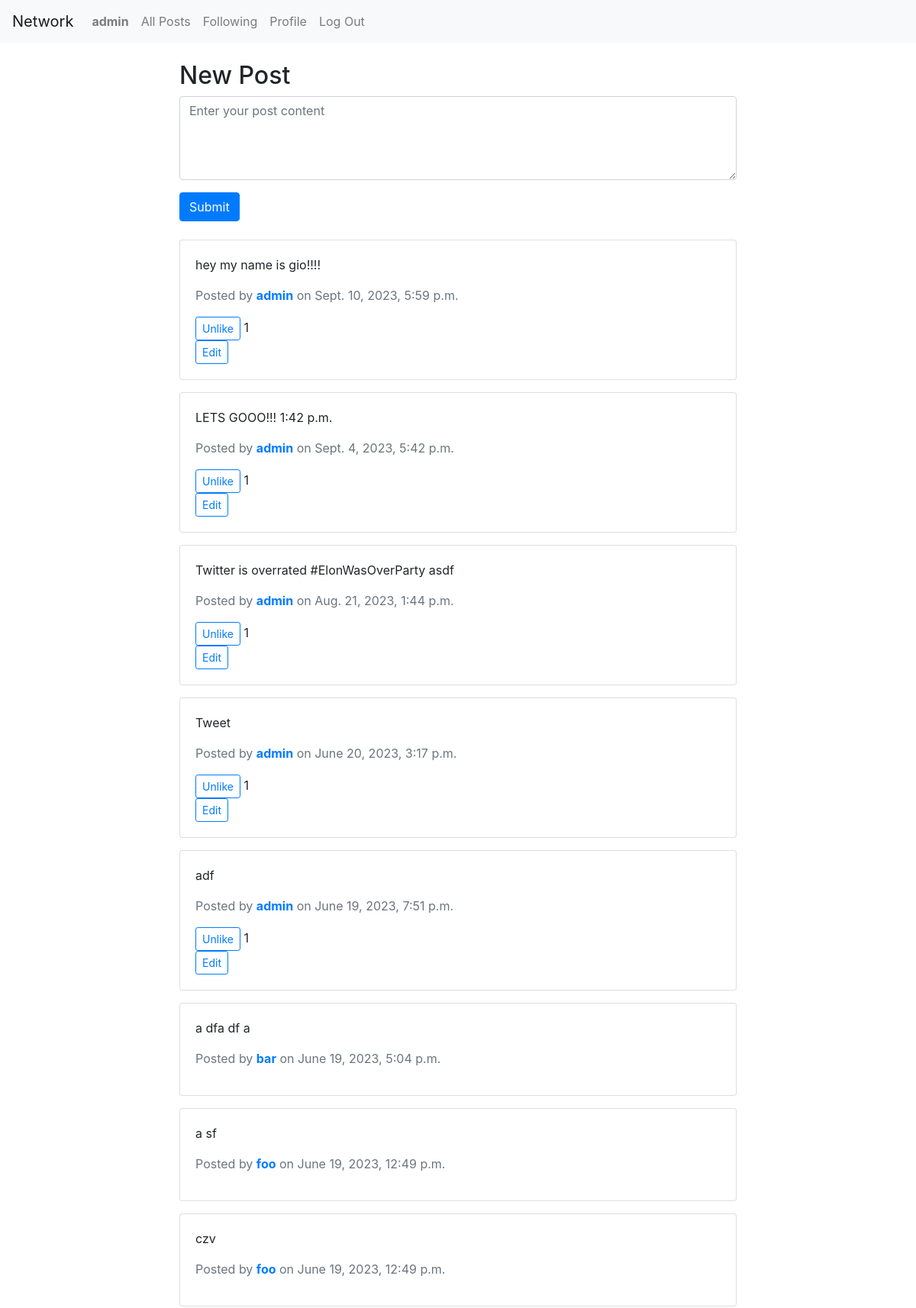
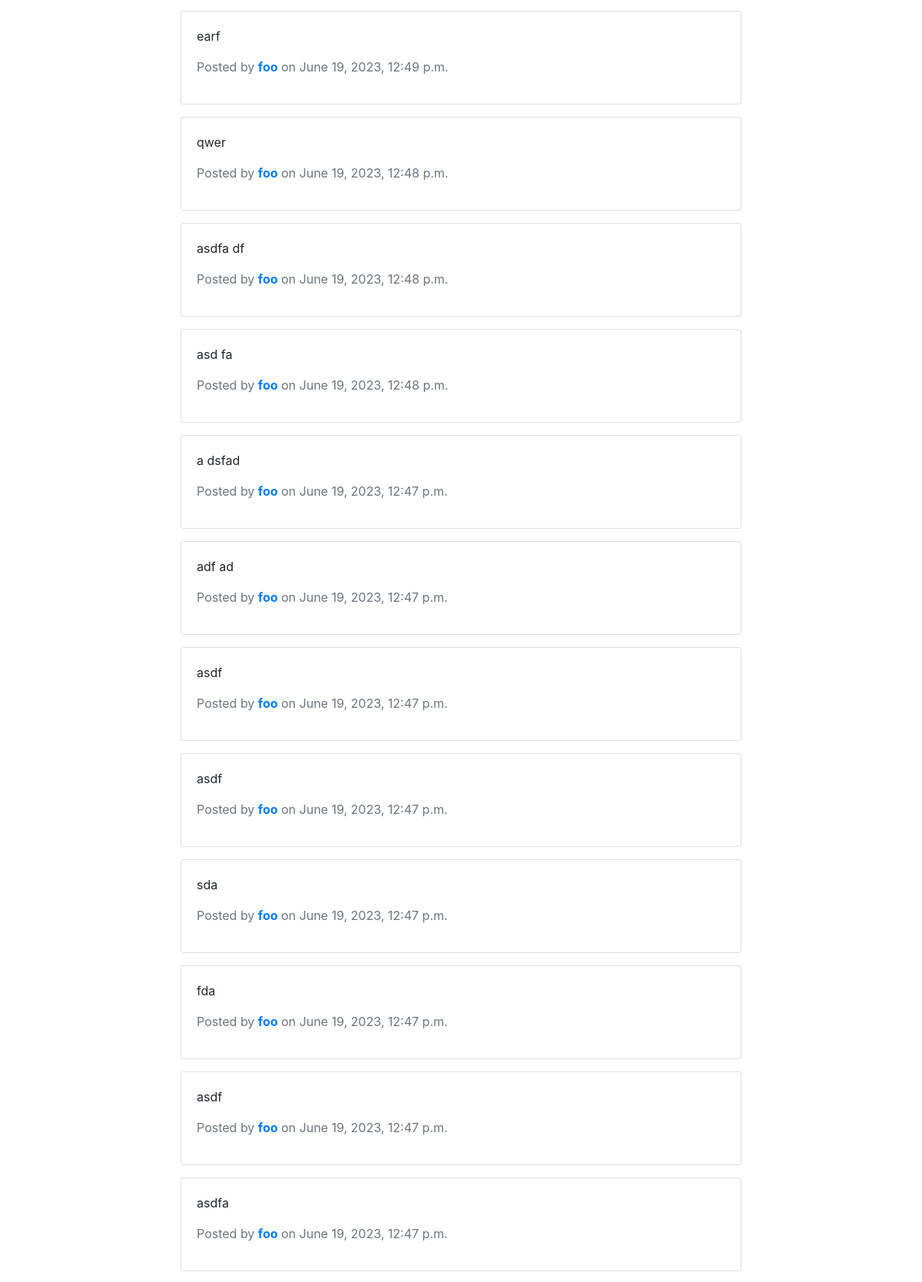
/ (signed in, upper part), run on the app's committed database (2 pictures, top to bottom).
### network/models.py (models this page shows, shortened)
class User(AbstractUser):
    followers = models.ManyToManyField('self', symmetrical=False, related_name='following')

class Post(models.Model):
    content = models.TextField()
    image = models.ImageField(upload_to='post_images/', blank=True, null=True)
    author = models.ForeignKey(User, on_delete=models.CASCADE)
    timestamp = models.DateTimeField(auto_now_add=True)
    likes = models.ManyToManyField(User, related_name='liked_posts', default=0)
    views = models.PositiveIntegerField(default=0)

### network/views.py (the view)
# urls.py: path("", views.index, name="index"),
def index(request):
    posts = Post.objects.all().order_by('-timestamp')
    paginator = Paginator(posts, 10)  # Display 10 posts per page
    return render(request, "network/index.html", {
        "posts": posts
    })

### network/templates/network/index.html (shortened to what this page needs)
{% extends "network/layout.html" %}
{% load crispy_forms_tags %}
 {% block body %}
<div class="container">
  {% if user.is_authenticated %}
  <div class="row mt-4">
    <div class="col-md-8 offset-md-2">
      <h2>New Post</h2>
      <form method="post" id="new-post-form" action="{% url 'create_post' %}">
        <div class="form-group">
          <textarea
            class="form-control"
            name="content"
            rows="4"
            placeholder="Enter your post content"
            required
          ></textarea>
        </div>
        <button type="submit" class="btn btn-primary">Submit</button>
      </form>
    </div>
  </div>
  {% endif %}
  <div class="row mt-4">
    <div class="col-md-8 offset-md-2">
      {% for post in posts %}
        <div class="card mb-3">
          <div class="card-body">
            <div id="post-{{ post.id }}" class="post">
              <p>{{ post.content }}</p>
            </div>
            <p class="text-muted">
              Posted by <strong><a href="{% url 'profile' post.author.id %}">{{ post.author.username }}</a></strong> on {{ post.timestamp }}
            </p>
            {% if user.is_authenticated and user == post.author %}
            <div>
              <button class="btn btn-sm btn-outline-primary like-button {% if request.user not in post.likes.all %} liked {% endif %}" data-post-id="{{ post.id }}">
                {% if request.user not in post.likes.all %}
                Like
                {% else %}
                Unlike
                {% endif %}
              </button>
              <span id="like-count-{{ post.id }}">{{ post.likes.count }}</span>
            </div>
            <button class="btn btn-sm btn-outline-primary edit-post-btn" data-post-id="{{ post.id }}">Edit</button>
            {% endif %}
          </div>
        </div>
        {% empty %}
        <p>No posts found.</p>
        {% endfor %}
    </div>
  </div>
</div>
</div>
{% endblock %}

### network/templates/network/layout.html (shortened to what this page needs)
{% load static %}
<!DOCTYPE html>
<html lang="en">
  <head>
    <link
      rel="stylesheet"
      href="https://stackpath.bootstrapcdn.com/bootstrap/4.4.1/css/bootstrap.min.css"
    />
    <link href="{% static 'network/styles.css' %}" rel="stylesheet" />
  </head>
  <body>
    <nav class="navbar navbar-expand-lg navbar-light bg-light">
      <a class="navbar-brand" href="#">Network</a>
      <div>
        <ul class="navbar-nav mr-auto">
          {% if user.is_authenticated %}
          <li class="nav-item">
            <a class="nav-link" href="#"
              ><strong>{{ user.username }}</strong></a
            >
          </li>
          {% endif %}
          <li class="nav-item">
            <a class="nav-link" href="{% url 'index' %}">All Posts</a>
          </li>
          {% if user.is_authenticated %}
          <li class="nav-item">
            <a class="nav-link" href="{% url 'following' %}">Following</a>
          </li>
          <li class="nav-item">
            <a class="nav-link" href="{% url 'profile' user.id %}">Profile</a>
          </li>
          <li class="nav-item">
            <a class="nav-link" href="{% url 'logout' %}">Log Out</a>
          </li>
          {% endif %}
        </ul>
      </div>
    </nav>
    <div class="body">{% block body %} {% endblock %}</div>
  </body>
</html>

### data on the page
User: username "admin"
Post: content "hey my name is gio!!!!", author.username "admin", timestamp "Sept. 10, 2023, 5:59 p.m.", shows "Unlike", likes.count "1"
Post: content "LETS GOOO!!! 1:42 p.m.", author.username "admin", timestamp "Sept. 4, 2023, 5:42 p.m.", shows "Unlike", likes.count "1"
Post: content "Twitter is overrated #ElonWasOverParty asdf", author.username "admin", timestamp "Aug. 21, 2023, 1:44 p.m.", shows "Unlike", likes.count "1"
Post: content "Tweet", author.username "admin", timestamp "June 20, 2023, 3:17 p.m.", shows "Unlike", likes.count "1"
Post: content "adf", author.username "admin", timestamp "June 19, 2023, 7:51 p.m.", shows "Unlike", likes.count "1"
Post: content "a dfa df a", author.username "bar", timestamp "June 19, 2023, 5:04 p.m."
Post: content "a sf", author.username "foo", timestamp "June 19, 2023, 12:49 p.m."
Post: content "czv", author.username "foo", timestamp "June 19, 2023, 12:49 p.m."
Post: content "earf", author.username "foo", timestamp "June 19, 2023, 12:49 p.m."
Post: content "qwer", author.username "foo", timestamp "June 19, 2023, 12:48 p.m."
Post: content "asdfa df", author.username "foo", timestamp "June 19, 2023, 12:48 p.m."
Post: content "asd fa", author.username "foo", timestamp "June 19, 2023, 12:48 p.m."
Post: content "a dsfad", author.username "foo", timestamp "June 19, 2023, 12:47 p.m."
Post: content "adf ad", author.username "foo", timestamp "June 19, 2023, 12:47 p.m."
Post: content "asdf", author.username "foo", timestamp "June 19, 2023, 12:47 p.m."
Post: content "asdf", author.username "foo", timestamp "June 19, 2023, 12:47 p.m."
Post: content "sda", author.username "foo", timestamp "June 19, 2023, 12:47 p.m."
Post: content "fda", author.username "foo", timestamp "June 19, 2023, 12:47 p.m."
Post: content "asdf", author.username "foo", timestamp "June 19, 2023, 12:47 p.m."
Post: content "asdfa", author.username "foo", timestamp "June 19, 2023, 12:47 p.m."
